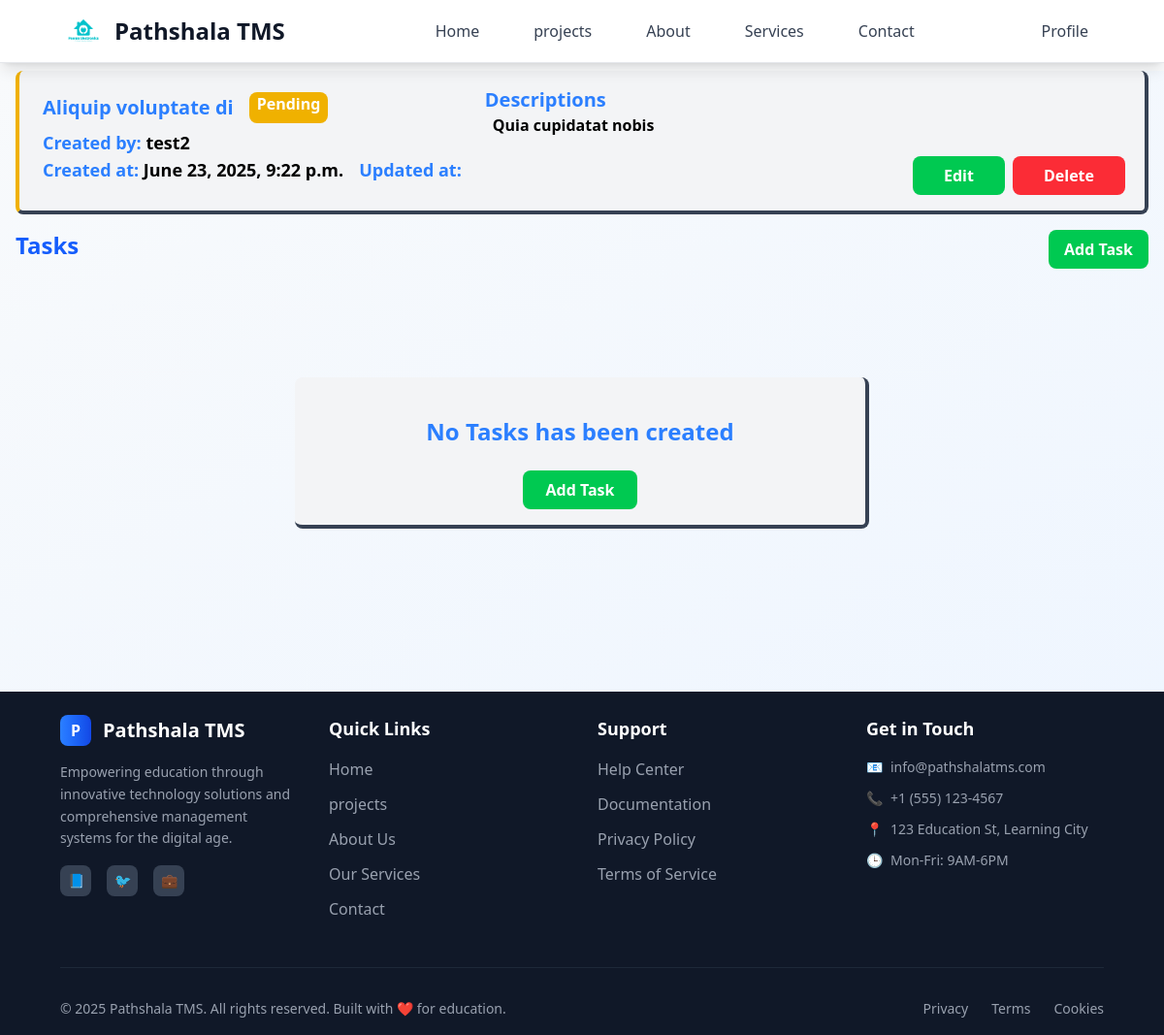
The app's page /employer/project_details/3 (signed in), older data.
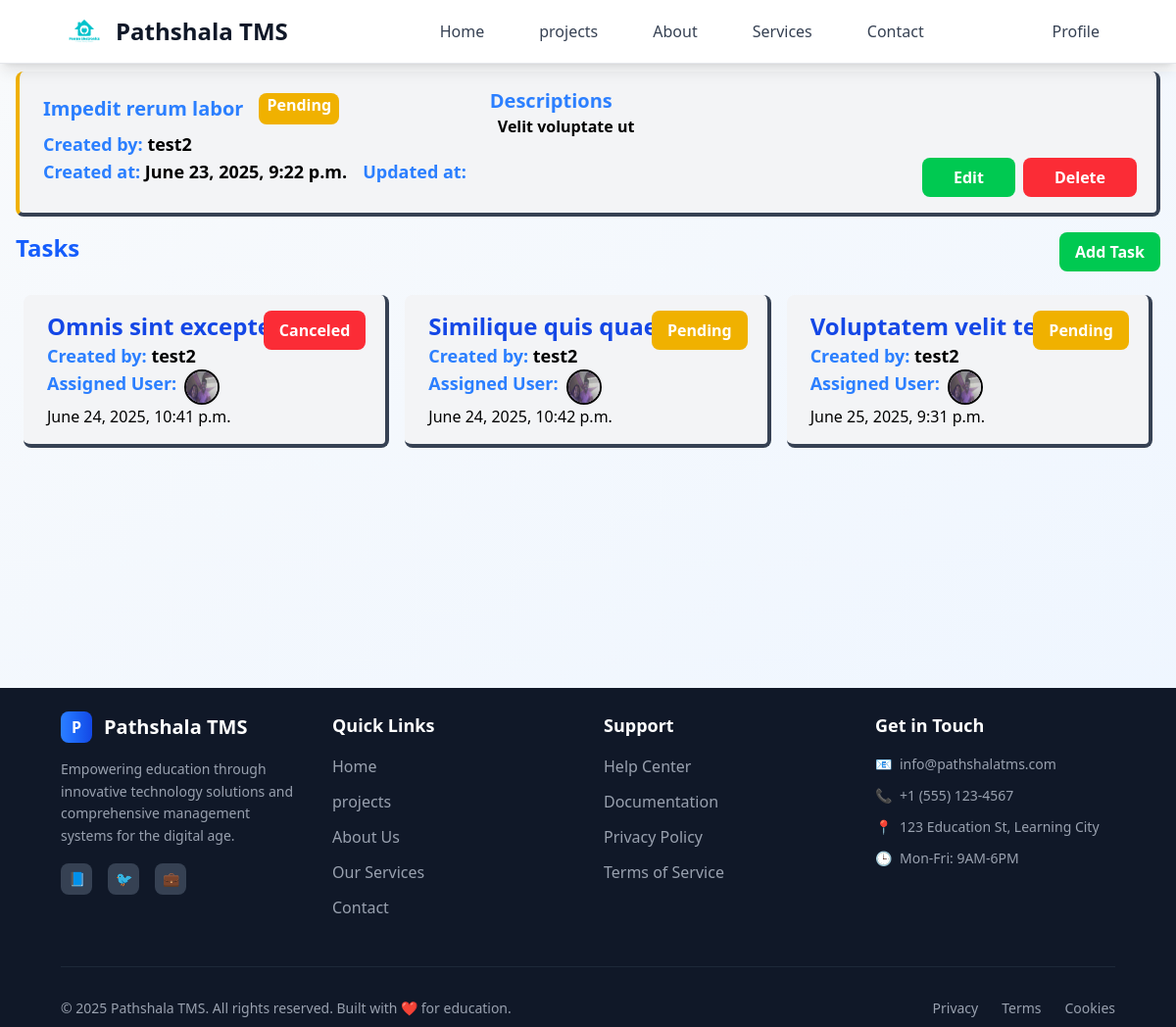
The same page, newer data.
### projects/models.py (models this page shows, shortened)
class Project(models.Model):
    class StatusOption(models.TextChoices):
        PENDING="Pending","Pending"
        IN_PROGRESS= "In progress","In progress"
        COMPLETED="Completed","completed"
        CANCELED= "Canceled","canceled"
    title=models.CharField(max_length=25)
    description=models.TextField( max_length=50 ,blank=True )
    user=models.ForeignKey(User,on_delete=models.CASCADE)
    created_at=models.DateTimeField( editable=False, auto_now_add=True)
    status=models.CharField(choices=StatusOption,default=StatusOption.PENDING)
    update_at=models.DateTimeField( auto_now=True, null=True, blank=True,editable=False)

### tasks/models.py (models this page shows)
class Task(models.Model):
    class StatusOptions(models.TextChoices):
        PENDING = "Pending", "Pending"
        IN_PROGRESS = "In Progress", "In Progress"
        COMPLETED = "Completed", "Completed"
        CANCELED = "Canceled", "Canceled"
    class TaskPriorityOPtion(models.TextChoices):
        LOW="Low",'Low'
        MEDIUM="Medium",'Medium'
        HIGH="High",'High'
    title = models.CharField(max_length=30)
    description = models.TextField(null=True, blank=True)
    user = models.ForeignKey(User, on_delete=models.CASCADE, related_name="tasks")
    project = models.ForeignKey(Project, on_delete=models.CASCADE)
    assigned_user = models.ForeignKey( User, on_delete=models.SET_NULL, related_name="assigned_tasks", null=True, blank=True)
    status = models.CharField(choices=StatusOptions, default=StatusOptions.PENDING)
    priority=models.CharField(choices=TaskPriorityOPtion,default=TaskPriorityOPtion.LOW)
    deadline=models.DateField( null=True, blank=True)
    created_at = models.DateTimeField(auto_now_add=True, editable=False)
    updated_at = models.DateTimeField(auto_now=True, editable=False)

### user/models.py (models this page shows)
class Profile(models.Model):
    class RoleOptions(models.TextChoices):
        ADMIN='admin','Admin' #admin(left side) used for store and Admin (Right Side)used for display
        EMPLOYER='employer',"Employer"
        EMLOYEE= "employee","Employee"
    class GenderOption(models.TextChoices):
        MALE='male','Male'
        FEMALE='female',"Female"
        OTHER='other','other'
    user=models.OneToOneField(User, on_delete=models.CASCADE)
    dob=models.CharField(blank=True,null=True)#dob should be null
    adress=models.CharField(blank=True,null=True, max_length=100)
    phone=models.CharField(blank=True, null=True ,max_length=10)
    role=models.CharField(choices=RoleOptions,default=RoleOptions.EMLOYEE,max_length=10)
    gender=models.CharField(choices=GenderOption, default=GenderOption.MALE,max_length=8,null=True)
    image= models.FileField( upload_to="userImage",null=True)

### projects/views.py (the view)
# urls.py: path("project_details/<int:id>",employerProjectDetails),
@login_required(login_url="/login")
def employerProjectDetails(request,id):
    project=Project.objects.get(id=id)
    tasks=Task.objects.filter(project=project)
    return render(request,"pages/employer/project/project_details.html",{"project":project,'tasks':tasks})

### templates/pages/employer/project/project_details.html
{% extends 'layouts/main.html' %} {% block content %}
<div
  class="{% if project.status == 'Canceled' %} border-l-4 border-l-red-500 {% elif project.status == 'Completed' %} border-l-4 border-l-green-500 {% elif project.status == 'Pending' %} border-l-4 border-l-yellow-500 {% elif project.status == 'In Progress' %} border-l-4 border-l-blue-500 {% else %} bg-purple-300 {% endif %} mx-4 flex space-x-6 space-y-3 relative bg-gray-100 border-b-4 border-r-4 border-gray-700 rounded-lg py-4 px-6 my-2"
>
  <div>
    <div class="flex gap-4">
      <div class="text-xl font-bold text-blue-500 my-2">
        {{ project.title }}
      </div>
      <span
        class="{% if project.status == 'Canceled' %} bg-red-500 {% elif project.status == 'Completed' %} bg-green-500 {% elif project.status == 'Pending' %} bg-yellow-500 {% elif project.status == 'In Progress' %} bg-blue-500 {% else %} bg-purple-500 {% endif %} h-8 px-2 my-auto rounded-lg text-white font-bold"
      >
        {{ project.status }}
      </span>
    </div>
    <div class="font-semibold text-lg">
      <span class="text-blue-500">Created by:</span> {{ project.user }}
    </div>
    <div class="flex gap-4 font-semibold text-lg">
      <div>
        <span class="text-blue-500">Created at:</span> {{ project.created_at }}
      </div>
      <div>
        <span class="text-blue-500">Updated at:</span> {{ project.updated_at }}
      </div>
    </div>
    <div class="flex gap-2 absolute right-5 bottom-4">
      <a
        class="px-8 py-2 mx-auto rounded-lg bg-green-500 text-white font-bold"
        href="/employer/edit_project/{{ project.id }}"
        >Edit</a
      >
      <a
        class="px-8 py-2 mx-auto rounded-lg bg-red-500 text-white font-bold"
        href="/employer/delete_project/{{ project.id }}"
        >Delete</a
      >
    </div>
  </div>
  <div class="flex flex-col">
    <div class="font-semibold text-blue-500 text-xl">Descriptions</div>
    <div class="ms-2 font-semibold">{{ project.description }}</div>
  </div>
</div>
<div class="flex flex-col mx-2">
  <div class="flex p-2 mb-2 justify-between">
    <h1 class="text-blue-600 text-center text-2xl font-bold">Tasks</h1>
    <div class="flex ms-auto">
      <a
        class="px-4 py-2 rounded-lg bg-green-500 text-white font-bold"
        href="/employer/project/{{project.id}}/register_tasks "
        >Add Task</a
      >
    </div>
  </div>
  {% if tasks %}
  <div class="grid gap-4 grid-cols-1 md:grid-cols-2 lg:grid-cols-3 mx-4">
    {% for task in tasks %}
    <a href="/employer/task/{{task.id}}">
      <div
        class="relative bg-gray-100 hover:bg-gray-200 hover:scale-[102%] transition:ease-in-out duration-300 border-b-4 border-r-4 border-gray-700 rounded-lg py-4 px-6 my-2"
      >
        <div>
          <div class="text-2xl font-bold text-blue-700">{{ task.title }}</div>
        </div>
        <span
          class="{% if task.status == 'Canceled' %} bg-red-500 {% elif task.status == 'Completed' %} bg-green-500 {% elif task.status == 'Pending' %} bg-yellow-500 {% elif task.status == 'In Progress' %} bg-blue-500 {% else %} bg-purple-500 {% endif %} absolute top-0 right-5 z-5 px-4 py-2 rounded-lg text-white font-bold my-4"
        >
          {{ task.status }}
        </span>
        <div class="text-lg font-semibold">
          <span class="text-blue-500">Created by: </span>{{ task.user }}
        </div>
        <div class="text-lg font-semibold flex gap-2">
          <span class="text-blue-500">Assigned User: </span>
          {%if task.assigned_user%} {%if task.assigned_user.profile.image%}
          <img
            class="h-9 w-9 border-2 border-black rounded-full"
            src=" /media/{{task.assigned_user.profile.image}}"
            alt="assigned user"
          />
          {%else%}
          <img
            class="h-9 w-9 border-2 border-black rounded-full"
            src="/media/system_image/logo.png"
            alt="assigned user"
          />
          {%endif%} {%else%}
          <span class="mb-2">User Not assigned</span>
          {%endif%}
        </div>
        <div>{{ task.created_at }}</div>
      </div>
    </a>
    {% endfor %}
  </div>
  {% else %}
  <div
    class="my-24 w-1/2 mx-auto space-y-12 relative bg-gray-100 hover:bg-gray-200 hover:scale-[101%] transition:ease-in-out duration-300 border-b-4 border-r-4 border-gray-700 rounded-lg py-4 px-6 my-2"
  >
    <div class="text-2xl font-bold text-blue-500 my-6 text-center">
      No Tasks has been created
    </div>
    <div class="flex">
      <a
        class="px-6 py-2 mx-auto rounded-lg bg-green-500 text-white font-bold"
        href="/employer/project/{{project.id}}/register_tasks"
        >Add Task</a
      >
    </div>
  </div>
  {% endif %}
</div>
{% endblock %}

Row changes from the older to the newer data that the page shows:
changed Project "Pending": title "Aliquip voluptate di" → "Impedit rerum labor"; description "Quia cupidatat nobis" → "Velit voluptate ut"
added Task: title "Omnis sint excepteur", status "Canceled", user "test2", assigned_user.profile.image (picture), created_at "June 24, 2025, 10:41 p.m."
added Task: title "Similique quis quae", status "Pending", user "test2", assigned_user.profile.image (picture), created_at "June 24, 2025, 10:42 p.m."
added Task: title "Voluptatem velit te", status "Pending", user "test2", assigned_user.profile.image (picture), created_at "June 25, 2025, 9:31 p.m."
Text that changed along with them:
text no longer shown: "No Tasks has been created Add Task"
